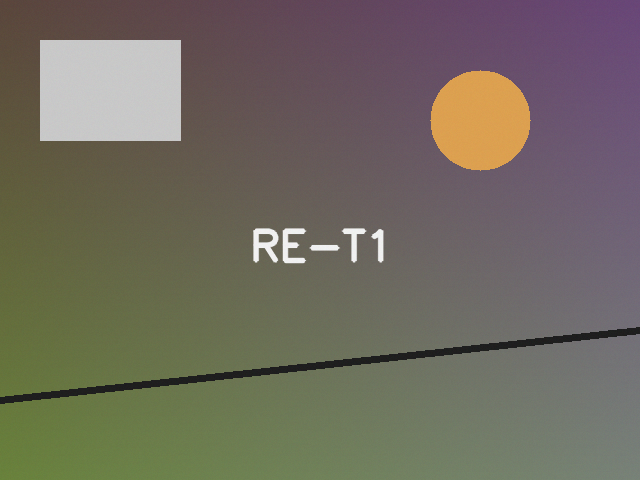
#> input picture Day9/input/reference.png, 640 x 480 px
$ python visual_change_detection.py --input-dir input
#> lines starting #> are read from the running program, lines starting #| are printed output that depends on the picture; after the words box and inside, x2 and y2 are one past the last pixel; in counts of white or black regions, pixels touching at a corner belong together
"""
Day 13 - Visual Change Detection (Rudra Edge Aerospace, RE-T1 / Spectra)

Offline, classical pipeline: compare a reference image with a changed image,
produce raw difference, delta heatmap, binary change mask and a final Change Map.

Libraries: Python, OpenCV (cv2), NumPy, Matplotlib (optional, only for the figure).
No network, no paid service, no pretrained model.
"""
from __future__ import annotations

import argparse
import json
import os
import sys
from dataclasses import dataclass, asdict
from datetime import datetime
from pathlib import Path

import cv2
import numpy as np

HERE = Path(__file__).resolve().parent
DEFAULT_INPUT = HERE / "input" if (HERE / "input" / "reference.png").exists() else HERE / "samples"
DEFAULT_REFERENCE = DEFAULT_INPUT / "reference.png"
DEFAULT_CHANGED = DEFAULT_INPUT / "changed.png"
DEFAULT_OUTPUT = HERE / "output"
SUPPORTED_EXT = {".png", ".jpg", ".jpeg", ".bmp", ".tif", ".tiff", ".webp"}


class ChangeDetectionError(Exception):
    """Clean, user-facing error (bad input, incompatible images, ...)."""


# --------------------------------------------------------------------------- #
# Configuration / result containers
# --------------------------------------------------------------------------- #
@dataclass
class Config:
    threshold: int = 30            # 0-255, applied on the absolute difference
    blur_kernel: int = 5           # Gaussian kernel (odd). 0 or 1 disables blur
    morph_kernel: int = 3          # structuring element size. 0 disables morphology
    min_area: int = 50             # contour areas (px) below this are discarded
    resize_tolerance: float = 0.02 # max aspect-ratio mismatch allowed for auto-resize
    force_resize: bool = False     # resize even if aspect ratios differ
    use_grayscale: bool = True     # intensity-based comparison


@dataclass
class DetectionResult:
    difference: np.ndarray         # uint8 gray (raw absdiff, before blur)
    heatmap: np.ndarray            # uint8 BGR
    mask: np.ndarray               # uint8 0/255
    change_map: np.ndarray         # uint8 BGR
    regions: list                  # [{"x","y","w","h","area"}, ...]
    stats: dict
    reference: np.ndarray          # BGR (original, untouched)
    changed: np.ndarray            # BGR (aligned copy used for comparison)
    resized: bool


# --------------------------------------------------------------------------- #
# Loading and validation
# --------------------------------------------------------------------------- #
def load_image(path) -> np.ndarray:
    """Load an image as 3-channel BGR. Raises ChangeDetectionError on any problem."""
#> called with path = 'input/reference.png'
    p = Path(path)
    if not p.exists():
        raise ChangeDetectionError(f"File not found: {p}")
    if not p.is_file():
        raise ChangeDetectionError(f"Not a file: {p}")
    if p.suffix.lower() not in SUPPORTED_EXT:
        raise ChangeDetectionError(
            f"Unsupported image format '{p.suffix}' for {p}. "
            f"Supported: {', '.join(sorted(SUPPORTED_EXT))}")
    try:
        # imdecode(fromfile) also handles non-ASCII Windows paths, unlike imread
        data = np.fromfile(str(p), dtype=np.uint8)
        img = cv2.imdecode(data, cv2.IMREAD_UNCHANGED) if data.size else None
#> img is the input picture: shape (480, 640, 3); mean B, G, R 94.8, 106.4, 111.9
#> call 2 of load_image, with path = 'input/changed.png'
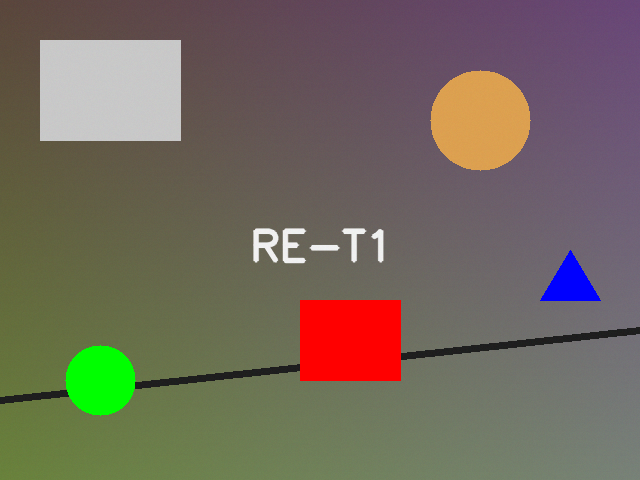
#> input picture Day9/input/changed.png, 640 x 480 px
#> in load_image, img is the input picture: shape (480, 640, 3); mean B, G, R 92.4, 105, 114.2
    except OSError as exc:
        raise ChangeDetectionError(f"Cannot read file {p}: {exc}") from exc
    if img is None:
        raise ChangeDetectionError(f"File could not be decoded as an image (corrupt/empty?): {p}")
    return _to_bgr(img)


def _to_bgr(img: np.ndarray) -> np.ndarray:
    if img.dtype != np.uint8:  # 16-bit etc. -> 8-bit
        img = cv2.normalize(img, None, 0, 255, cv2.NORM_MINMAX).astype(np.uint8)
    if img.ndim == 2:
        return cv2.cvtColor(img, cv2.COLOR_GRAY2BGR)
    if img.shape[2] == 4:  # drop alpha
        return cv2.cvtColor(img, cv2.COLOR_BGRA2BGR)
    return img


def align_images(reference: np.ndarray, changed: np.ndarray, cfg: Config):
    """
    Make 'changed' the same size as 'reference'. Originals are never modified.
    Policy: resize only when aspect ratios match within cfg.resize_tolerance
    (or --force-resize is given). Resizing uses INTER_AREA when shrinking and
    INTER_LINEAR when enlarging. Returns (changed_aligned, was_resized).
    """
    if reference.shape == changed.shape:
        return changed.copy(), False
    rh, rw = reference.shape[:2]
    ch, cw = changed.shape[:2]
    ar_ref, ar_chg = rw / rh, cw / ch
    mismatch = abs(ar_ref - ar_chg) / ar_ref
    if mismatch > cfg.resize_tolerance and not cfg.force_resize:
        raise ChangeDetectionError(
            f"Incompatible dimensions: reference {rw}x{rh} vs changed {cw}x{ch} "
            f"(aspect-ratio mismatch {mismatch:.1%}). Resizing would distort the scene; "
            f"use --force-resize to override.")
    interp = cv2.INTER_AREA if (cw * ch) > (rw * rh) else cv2.INTER_LINEAR
    return cv2.resize(changed, (rw, rh), interpolation=interp), True


# --------------------------------------------------------------------------- #
# Core pipeline
# --------------------------------------------------------------------------- #
def _odd(k: int) -> int:
    return k if k % 2 == 1 else k + 1


def detect_changes(reference: np.ndarray, changed: np.ndarray, cfg: Config) -> DetectionResult:
    if not 0 <= cfg.threshold <= 255:
        raise ChangeDetectionError(f"threshold must be in 0..255, got {cfg.threshold}")
    ref = reference.copy()
    chg, resized = align_images(ref, changed, cfg)
#> resized = False

    if cfg.use_grayscale:
        a = cv2.cvtColor(ref, cv2.COLOR_BGR2GRAY)
        b = cv2.cvtColor(chg, cv2.COLOR_BGR2GRAY)
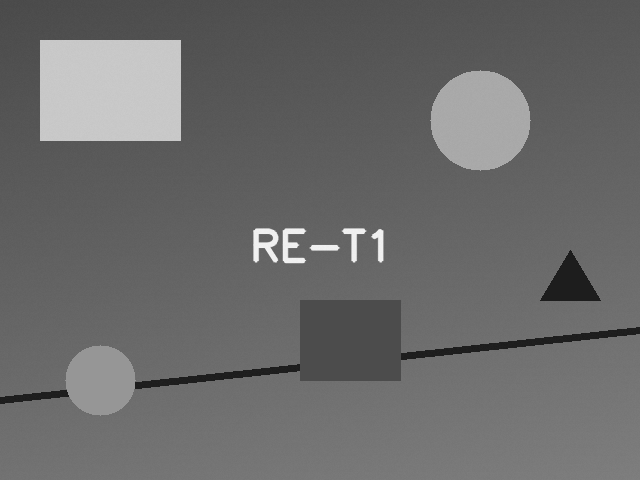
#> b: shape (480, 640); min 28, max 242, mean 106.3
        diff = cv2.absdiff(a, b)
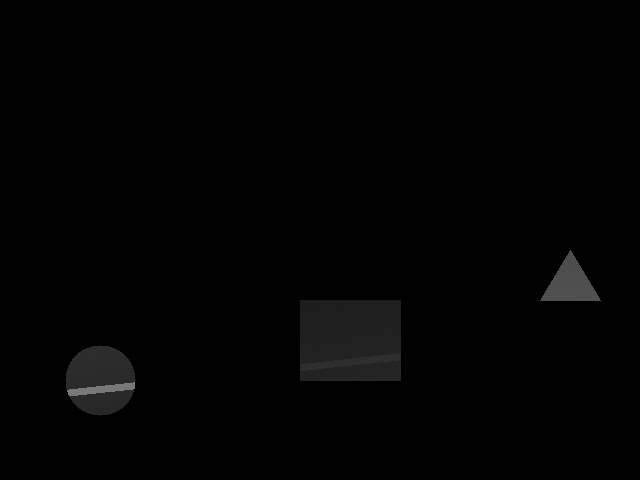
#> diff: shape (480, 640); min 0, max 122, mean 2
    else:  # colour: largest per-channel difference
        diff = cv2.absdiff(ref, chg).max(axis=2)

    # Raw difference (saved as-is); blur is applied only to the copy used for thresholding.
    work = diff
    if cfg.blur_kernel and cfg.blur_kernel > 1:
        k = _odd(cfg.blur_kernel)
        work = cv2.GaussianBlur(diff, (k, k), 0)

    # '>' threshold semantics: pixels with value > T become 255.
    _, mask = cv2.threshold(work, cfg.threshold, 255, cv2.THRESH_BINARY)
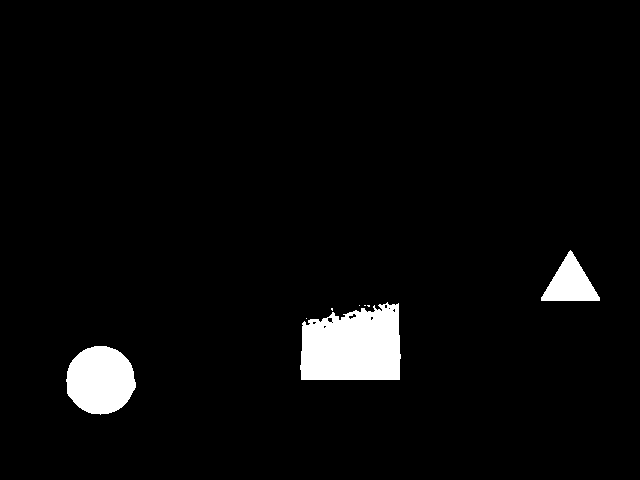
#> mask: shape (480, 640); 3.9% white; 8 white regions (5 under 20 px), largest, box (x1, y1, x2, y2) and area: (300, 302, 401, 380) 6542, (66, 346, 136, 415) 3725, (541, 250, 600, 301) 1617

    if cfg.morph_kernel and cfg.morph_kernel > 0:
        se = cv2.getStructuringElement(cv2.MORPH_ELLIPSE, (_odd(cfg.morph_kernel),) * 2)
        mask = cv2.morphologyEx(mask, cv2.MORPH_OPEN, se)    # remove specks
#> mask: shape (480, 640); 3.9% white; 3 white regions, box (x1, y1, x2, y2) and area: (300, 303, 401, 380) 6512, (66, 346, 136, 415) 3725, (541, 250, 600, 301) 1615
        mask = cv2.morphologyEx(mask, cv2.MORPH_CLOSE, se)   # fill small holes
#> mask: shape (480, 640); 3.9% white; 3 white regions

    # Remove regions smaller than min_area, collect bounding boxes.
    contours, _ = cv2.findContours(mask, cv2.RETR_EXTERNAL, cv2.CHAIN_APPROX_SIMPLE)
#> contours = 3 contours; box (x1, y1, x2, y2) and area: (300, 303, 401, 380) 6396, (66, 346, 136, 415) 3628, (541, 250, 600, 301) 1536
    kept, regions = [], []
    for c in contours:
        area = cv2.contourArea(c)
        if area >= cfg.min_area:
            kept.append(c)
#> this loop made 3 passes
#> area on passes 1 to 3: 3628, 6396, 1536
#> after the loop, kept has the same summary as contours
    clean = np.zeros_like(mask)
    cv2.drawContours(clean, kept, -1, 255, thickness=cv2.FILLED)
#> clean: shape (480, 640); 3.9% white; 3 white regions, box (x1, y1, x2, y2) and area: (300, 303, 401, 380) 6569, (66, 346, 136, 415) 3725, (541, 250, 600, 301) 1615
    mask = clean
    for c in sorted(kept, key=lambda c: (cv2.boundingRect(c)[1], cv2.boundingRect(c)[0])):
        x, y, w, h = cv2.boundingRect(c)
        regions.append({"x": int(x), "y": int(y), "w": int(w), "h": int(h),
                        "area": int(cv2.contourArea(c))})
#> this loop made 3 passes
#> (x, y, w, h) on passes 1 to 3: (541, 250, 59, 51), (300, 303, 101, 77), (66, 346, 70, 69)
#> after the loop, regions = 3 items

    heatmap = make_heatmap(work)
    change_map = make_change_map(ref, mask, kept, regions)

    total = int(mask.size)
    changed_px = int(np.count_nonzero(mask))
    stats = {
        "image_width": int(mask.shape[1]),
        "image_height": int(mask.shape[0]),
        "total_pixels": total,
        "changed_pixels": changed_px,
        "changed_area_percent": round(100.0 * changed_px / total, 4),
        "threshold": cfg.threshold,
        "blur_kernel": cfg.blur_kernel,
        "morph_kernel": cfg.morph_kernel,
        "min_area": cfg.min_area,
        "grayscale": cfg.use_grayscale,
        "change_regions": len(regions),
        "changed_image_resized": resized,
        "max_difference": int(diff.max()),
        "mean_difference": round(float(diff.mean()), 4),
    }
    return DetectionResult(diff, heatmap, mask, change_map, regions, stats, ref, chg, resized)


def make_heatmap(diff: np.ndarray) -> np.ndarray:
    """Delta heatmap: difference stretched to 0-255 (fixed scale: 0 = no change) -> JET."""
    return cv2.applyColorMap(diff, cv2.COLORMAP_JET)
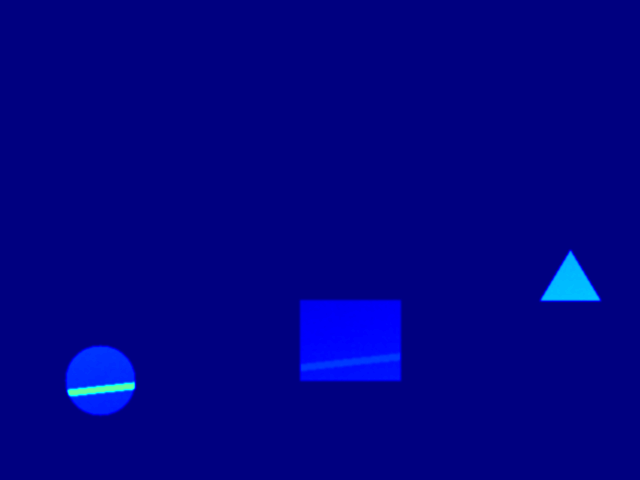
#> returned value: shape (480, 640, 3); mean of channels 0, 1, 2 133.6, 2, 0.1; drawn as B, G, R


def make_change_map(reference, mask, contours, regions) -> np.ndarray:
    """Reference image, dimmed, with changed pixels tinted red, outlined, and boxed/numbered."""
    base = (reference.astype(np.float32) * 0.6).astype(np.uint8)
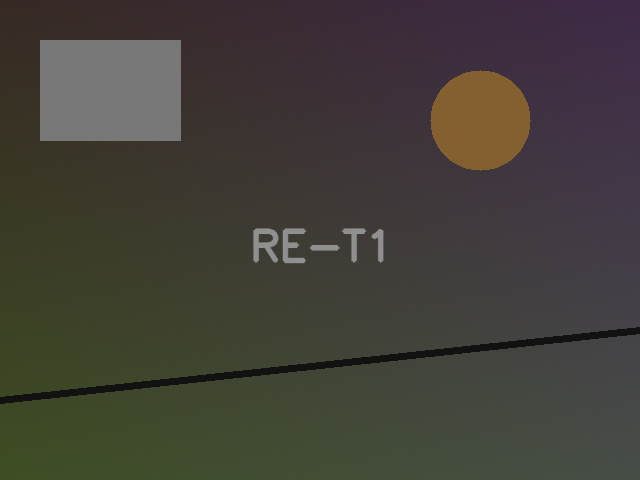
#> base: shape (480, 640, 3); mean B, G, R 56.5, 63.5, 66.7
    red = np.zeros_like(base)
    red[:, :] = (0, 0, 255)
    tinted = cv2.addWeighted(base, 0.55, red, 0.45, 0)
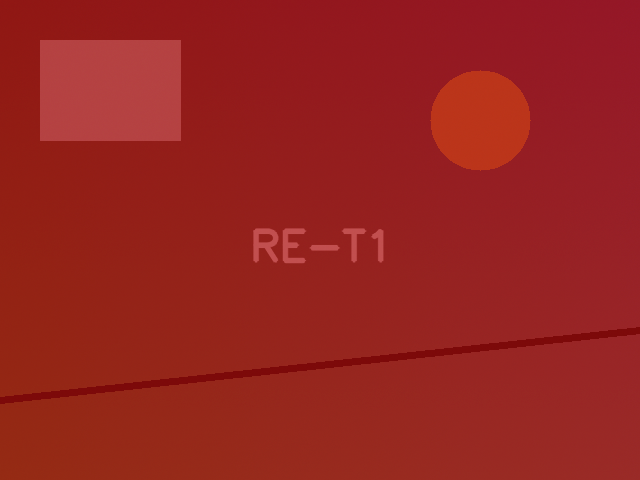
#> tinted: shape (480, 640, 3); mean B, G, R 31, 34.9, 151.4
    out = np.where(mask[..., None] > 0, tinted, base)
    cv2.drawContours(out, contours, -1, (0, 255, 255), 2)
#> out: shape (480, 640, 3); mean B, G, R 55.3, 64.1, 71.3
#> (the rest of the program and of its run is left out)
